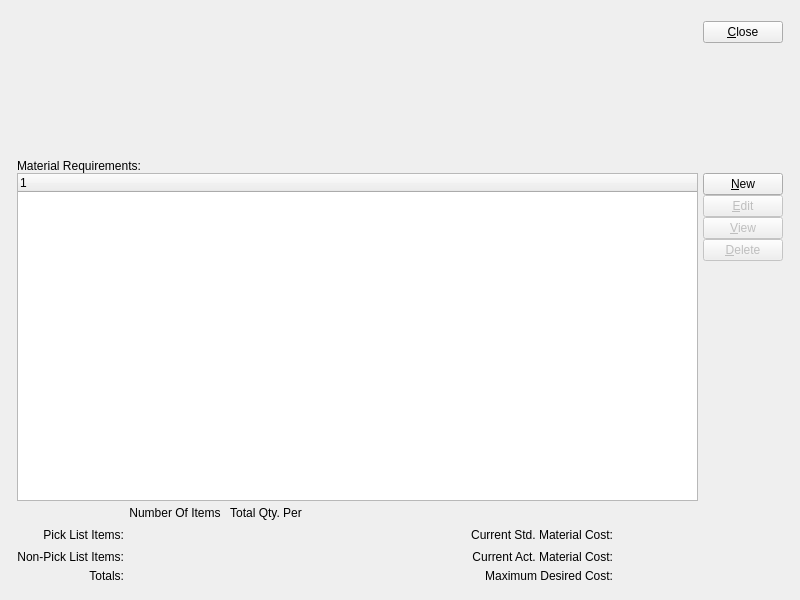
<?xml version="1.0" encoding="UTF-8"?>
<ui version="4.0">
 <comment>This file is part of the xTuple ERP: PostBooks Edition, a free and
open source Enterprise Resource Planning software suite,
Copyright (c) 1999-2018 by OpenMFG LLC, d/b/a xTuple.
It is licensed to you under the Common Public Attribution License
version 1.0, the full text of which (including xTuple-specific Exhibits)
is available at www.xtuple.com/CPAL.  By using this software, you agree
to be bound by its terms.</comment>
 <class>workOrderMaterials</class>
 <widget class="QWidget" name="workOrderMaterials">
  <property name="geometry">
   <rect>
    <x>0</x>
    <y>0</y>
    <width>800</width>
    <height>600</height>
   </rect>
  </property>
  <property name="windowTitle">
   <string>Maintain Work Order Materials</string>
  </property>
  <layout class="QGridLayout">
   <item row="0" column="0">
    <layout class="QGridLayout">
     <property name="margin">
      <number>12</number>
     </property>
     <property name="spacing">
      <number>12</number>
     </property>
     <item row="0" column="0">
      <layout class="QHBoxLayout">
       <property name="spacing">
        <number>0</number>
       </property>
       <item>
        <widget class="WoCluster" name="_wo">
         <property name="sizePolicy">
          <sizepolicy hsizetype="Fixed" vsizetype="Fixed">
           <horstretch>0</horstretch>
           <verstretch>0</verstretch>
          </sizepolicy>
         </property>
         <property name="minimumSize">
          <size>
           <width>290</width>
           <height>130</height>
          </size>
         </property>
        </widget>
       </item>
       <item>
        <spacer>
         <property name="orientation">
          <enum>Qt::Horizontal</enum>
         </property>
         <property name="sizeType">
          <enum>QSizePolicy::Expanding</enum>
         </property>
         <property name="sizeHint" stdset="0">
          <size>
           <width>20</width>
           <height>20</height>
          </size>
         </property>
        </spacer>
       </item>
       <item>
        <layout class="QVBoxLayout">
         <property name="spacing">
          <number>0</number>
         </property>
         <item>
          <widget class="QPushButton" name="_close">
           <property name="text">
            <string>&amp;Close</string>
           </property>
          </widget>
         </item>
         <item>
          <spacer>
           <property name="orientation">
            <enum>Qt::Vertical</enum>
           </property>
           <property name="sizeType">
            <enum>QSizePolicy::Preferred</enum>
           </property>
           <property name="sizeHint" stdset="0">
            <size>
             <width>20</width>
             <height>100</height>
            </size>
           </property>
          </spacer>
         </item>
        </layout>
       </item>
      </layout>
     </item>
     <item row="1" column="0">
      <layout class="QVBoxLayout">
       <property name="spacing">
        <number>0</number>
       </property>
       <item>
        <widget class="XLabel" name="_materialRequirementsLit">
         <property name="minimumSize">
          <size>
           <width>0</width>
           <height>0</height>
          </size>
         </property>
         <property name="text">
          <string>Material Requirements:</string>
         </property>
         <property name="alignment">
          <set>Qt::AlignVCenter</set>
         </property>
        </widget>
       </item>
       <item>
        <layout class="QHBoxLayout">
         <item>
          <layout class="QVBoxLayout">
           <item>
            <widget class="XTreeWidget" name="_womatl">
             <property name="sizePolicy">
              <sizepolicy hsizetype="Expanding" vsizetype="Expanding">
               <horstretch>0</horstretch>
               <verstretch>0</verstretch>
              </sizepolicy>
             </property>
             <property name="minimumSize">
              <size>
               <width>0</width>
               <height>100</height>
              </size>
             </property>
            </widget>
           </item>
           <item>
            <layout class="QGridLayout">
             <item row="0" column="1">
              <widget class="XLabel" name="_numberOfItemsLit">
               <property name="minimumSize">
                <size>
                 <width>80</width>
                 <height>0</height>
                </size>
               </property>
               <property name="text">
                <string>Number Of Items</string>
               </property>
               <property name="alignment">
                <set>Qt::AlignCenter</set>
               </property>
              </widget>
             </item>
             <item row="0" column="2">
              <widget class="XLabel" name="_totalQtyPerLit">
               <property name="minimumSize">
                <size>
                 <width>80</width>
                 <height>0</height>
                </size>
               </property>
               <property name="text">
                <string>Total Qty. Per</string>
               </property>
               <property name="alignment">
                <set>Qt::AlignCenter</set>
               </property>
              </widget>
             </item>
             <item row="1" column="0">
              <widget class="XLabel" name="_PickListItemsLit">
               <property name="text">
                <string>Pick List Items:</string>
               </property>
               <property name="alignment">
                <set>Qt::AlignRight|Qt::AlignTrailing|Qt::AlignVCenter</set>
               </property>
              </widget>
             </item>
             <item row="1" column="1">
              <widget class="XLabel" name="_pickNumber">
               <property name="minimumSize">
                <size>
                 <width>80</width>
                 <height>0</height>
                </size>
               </property>
               <property name="text">
                <string/>
               </property>
               <property name="alignment">
                <set>Qt::AlignRight|Qt::AlignTrailing|Qt::AlignVCenter</set>
               </property>
              </widget>
             </item>
             <item row="1" column="2">
              <widget class="XLabel" name="_pickQtyPer">
               <property name="minimumSize">
                <size>
                 <width>80</width>
                 <height>0</height>
                </size>
               </property>
               <property name="text">
                <string/>
               </property>
               <property name="alignment">
                <set>Qt::AlignRight|Qt::AlignTrailing|Qt::AlignVCenter</set>
               </property>
              </widget>
             </item>
             <item row="2" column="0">
              <widget class="XLabel" name="_nonPickListItems">
               <property name="text">
                <string>Non-Pick List Items:</string>
               </property>
               <property name="alignment">
                <set>Qt::AlignRight|Qt::AlignTrailing|Qt::AlignVCenter</set>
               </property>
              </widget>
             </item>
             <item row="2" column="1">
              <widget class="XLabel" name="_nonPickNumber">
               <property name="minimumSize">
                <size>
                 <width>80</width>
                 <height>0</height>
                </size>
               </property>
               <property name="text">
                <string/>
               </property>
               <property name="alignment">
                <set>Qt::AlignRight|Qt::AlignTrailing|Qt::AlignVCenter</set>
               </property>
              </widget>
             </item>
             <item row="2" column="2">
              <widget class="XLabel" name="_nonPickQtyPer">
               <property name="minimumSize">
                <size>
                 <width>80</width>
                 <height>0</height>
                </size>
               </property>
               <property name="text">
                <string/>
               </property>
               <property name="alignment">
                <set>Qt::AlignRight|Qt::AlignTrailing|Qt::AlignVCenter</set>
               </property>
              </widget>
             </item>
             <item row="3" column="0">
              <widget class="XLabel" name="_totalLit">
               <property name="text">
                <string>Totals:</string>
               </property>
               <property name="alignment">
                <set>Qt::AlignRight|Qt::AlignTrailing|Qt::AlignVCenter</set>
               </property>
              </widget>
             </item>
             <item row="3" column="1">
              <widget class="XLabel" name="_totalNumber">
               <property name="minimumSize">
                <size>
                 <width>80</width>
                 <height>0</height>
                </size>
               </property>
               <property name="text">
                <string/>
               </property>
               <property name="alignment">
                <set>Qt::AlignRight|Qt::AlignTrailing|Qt::AlignVCenter</set>
               </property>
              </widget>
             </item>
             <item row="3" column="2">
              <widget class="XLabel" name="_totalQtyPer">
               <property name="minimumSize">
                <size>
                 <width>80</width>
                 <height>0</height>
                </size>
               </property>
               <property name="text">
                <string/>
               </property>
               <property name="alignment">
                <set>Qt::AlignRight|Qt::AlignTrailing|Qt::AlignVCenter</set>
               </property>
              </widget>
             </item>
             <item row="1" column="4">
              <widget class="XLabel" name="_currentStdCostLit">
               <property name="text">
                <string>Current Std. Material Cost:</string>
               </property>
               <property name="alignment">
                <set>Qt::AlignRight|Qt::AlignTrailing|Qt::AlignVCenter</set>
               </property>
              </widget>
             </item>
             <item row="2" column="4">
              <widget class="XLabel" name="_currentActCostLit">
               <property name="text">
                <string>Current Act. Material Cost:</string>
               </property>
               <property name="alignment">
                <set>Qt::AlignRight|Qt::AlignTrailing|Qt::AlignVCenter</set>
               </property>
              </widget>
             </item>
             <item row="3" column="4">
              <widget class="XLabel" name="_maxCostLit">
               <property name="text">
                <string>Maximum Desired Cost:</string>
               </property>
               <property name="alignment">
                <set>Qt::AlignRight|Qt::AlignTrailing|Qt::AlignVCenter</set>
               </property>
              </widget>
             </item>
             <item row="1" column="5">
              <widget class="XLabel" name="_currentStdCost">
               <property name="minimumSize">
                <size>
                 <width>80</width>
                 <height>0</height>
                </size>
               </property>
               <property name="text">
                <string/>
               </property>
              </widget>
             </item>
             <item row="2" column="5">
              <widget class="XLabel" name="_currentActCost">
               <property name="minimumSize">
                <size>
                 <width>80</width>
                 <height>0</height>
                </size>
               </property>
               <property name="text">
                <string/>
               </property>
              </widget>
             </item>
             <item row="3" column="5">
              <widget class="XLabel" name="_maxCost">
               <property name="minimumSize">
                <size>
                 <width>80</width>
                 <height>0</height>
                </size>
               </property>
               <property name="text">
                <string/>
               </property>
              </widget>
             </item>
             <item row="1" column="3">
              <spacer>
               <property name="orientation">
                <enum>Qt::Horizontal</enum>
               </property>
               <property name="sizeHint" stdset="0">
                <size>
                 <width>40</width>
                 <height>20</height>
                </size>
               </property>
              </spacer>
             </item>
            </layout>
           </item>
          </layout>
         </item>
         <item>
          <layout class="QVBoxLayout">
           <property name="spacing">
            <number>0</number>
           </property>
           <item>
            <layout class="QVBoxLayout">
             <property name="spacing">
              <number>5</number>
             </property>
             <item>
              <layout class="QVBoxLayout">
               <property name="spacing">
                <number>0</number>
               </property>
               <item>
                <widget class="QPushButton" name="_new">
                 <property name="text">
                  <string>&amp;New</string>
                 </property>
                </widget>
               </item>
               <item>
                <widget class="QPushButton" name="_edit">
                 <property name="enabled">
                  <bool>false</bool>
                 </property>
                 <property name="text">
                  <string>&amp;Edit</string>
                 </property>
                </widget>
               </item>
               <item>
                <widget class="QPushButton" name="_view">
                 <property name="enabled">
                  <bool>false</bool>
                 </property>
                 <property name="text">
                  <string>&amp;View</string>
                 </property>
                </widget>
               </item>
               <item>
                <widget class="QPushButton" name="_delete">
                 <property name="enabled">
                  <bool>false</bool>
                 </property>
                 <property name="text">
                  <string>&amp;Delete</string>
                 </property>
                </widget>
               </item>
              </layout>
             </item>
            </layout>
           </item>
           <item>
            <spacer>
             <property name="orientation">
              <enum>Qt::Vertical</enum>
             </property>
             <property name="sizeType">
              <enum>QSizePolicy::Expanding</enum>
             </property>
             <property name="sizeHint" stdset="0">
              <size>
               <width>20</width>
               <height>20</height>
              </size>
             </property>
            </spacer>
           </item>
          </layout>
         </item>
        </layout>
       </item>
      </layout>
     </item>
    </layout>
   </item>
  </layout>
 </widget>
 <layoutdefault spacing="5" margin="5"/>
 <customwidgets>
  <customwidget>
   <class>WoCluster</class>
   <extends>QWidget</extends>
   <header>wocluster.h</header>
  </customwidget>
  <customwidget>
   <class>XLabel</class>
   <extends>QLabel</extends>
   <header>xlabel.h</header>
  </customwidget>
  <customwidget>
   <class>XTreeWidget</class>
   <extends>QTreeWidget</extends>
   <header>xtreewidget.h</header>
   <container>1</container>
  </customwidget>
 </customwidgets>
 <tabstops>
  <tabstop>_wo</tabstop>
  <tabstop>_womatl</tabstop>
  <tabstop>_new</tabstop>
  <tabstop>_edit</tabstop>
  <tabstop>_view</tabstop>
  <tabstop>_delete</tabstop>
  <tabstop>_close</tabstop>
 </tabstops>
 <resources/>
 <connections>
  <connection>
   <sender>_close</sender>
   <signal>clicked()</signal>
   <receiver>workOrderMaterials</receiver>
   <slot>close()</slot>
   <hints>
    <hint type="sourcelabel">
     <x>20</x>
     <y>20</y>
    </hint>
    <hint type="destinationlabel">
     <x>20</x>
     <y>20</y>
    </hint>
   </hints>
  </connection>
  <connection>
   <sender>_womatl</sender>
   <signal>valid(bool)</signal>
   <receiver>_view</receiver>
   <slot>setEnabled(bool)</slot>
   <hints>
    <hint type="sourcelabel">
     <x>20</x>
     <y>20</y>
    </hint>
    <hint type="destinationlabel">
     <x>20</x>
     <y>20</y>
    </hint>
   </hints>
  </connection>
 </connections>
</ui>
